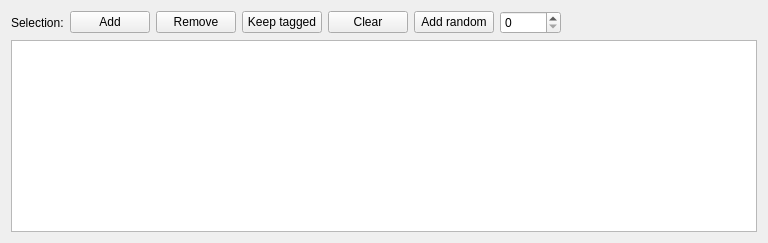
              <widget class="QFrame" name="frame_4">
               <property name="frameShape">
                <enum>QFrame::NoFrame</enum>
               </property>
               <property name="frameShadow">
                <enum>QFrame::Plain</enum>
               </property>
               <property name="lineWidth">
                <number>0</number>
               </property>
               <layout class="QGridLayout" name="gridLayout_18">
                <item row="0" column="0">
                 <widget class="QLabel" name="lbl_selection">
                  <property name="font">
                   <font>
                    <weight>50</weight>
                    <bold>false</bold>
                   </font>
                  </property>
                  <property name="text">
                   <string>Selection:</string>
                  </property>
                 </widget>
                </item>
                <item row="0" column="1">
                 <widget class="QPushButton" name="bt_add_to_selection">
                  <property name="toolTip">
                   <string>Add to image browser images matching the current query</string>
                  </property>
                  <property name="text">
                   <string>Add</string>
                  </property>
                 </widget>
                </item>
                <item row="0" column="2">
                 <widget class="QPushButton" name="bt_remove_from_selection">
                  <property name="toolTip">
                   <string>Remove from image browser images matching the current query</string>
                  </property>
                  <property name="text">
                   <string>Remove</string>
                  </property>
                 </widget>
                </item>
                <item row="0" column="3">
                 <widget class="QPushButton" name="bt_keep_annotated">
                  <property name="toolTip">
                   <string>Remove from image brawser all images that are not tagged with an annotation</string>
                  </property>
                  <property name="text">
                   <string>Keep tagged</string>
                  </property>
                 </widget>
                </item>
                <item row="0" column="4">
                 <widget class="QPushButton" name="bt_clear_selection">
                  <property name="text">
                   <string>Clear</string>
                  </property>
                 </widget>
                </item>
                <item row="0" column="5">
                 <widget class="QPushButton" name="bt_add_random">
                  <property name="toolTip">
                   <string>Add to image browser n random images matching the current query</string>
                  </property>
                  <property name="text">
                   <string>Add random</string>
                  </property>
                 </widget>
                </item>
                <item row="0" column="6">
                 <widget class="QSpinBox" name="sp_add_random_count">
                  <property name="maximum">
                   <number>10000</number>
                  </property>
                 </widget>
                </item>
                <item row="0" column="7">
                 <spacer name="horizontalSpacer_3">
                  <property name="orientation">
                   <enum>Qt::Horizontal</enum>
                  </property>
                  <property name="sizeHint" stdset="0">
                   <size>
                    <width>190</width>
                    <height>20</height>
                   </size>
                  </property>
                 </spacer>
                </item>
                <item row="1" column="0" colspan="8">
                 <widget class="QTableView" name="tv_image_browser">
                  <property name="alternatingRowColors">
                   <bool>false</bool>
                  </property>
                  <property name="selectionBehavior">
                   <enum>QAbstractItemView::SelectRows</enum>
                  </property>
                  <property name="horizontalScrollMode">
                   <enum>QAbstractItemView::ScrollPerPixel</enum>
                  </property>
                  <attribute name="verticalHeaderShowSortIndicator" stdset="0">
                   <bool>false</bool>
                  </attribute>
                 </widget>
                </item>
               </layout>
              </widget>
